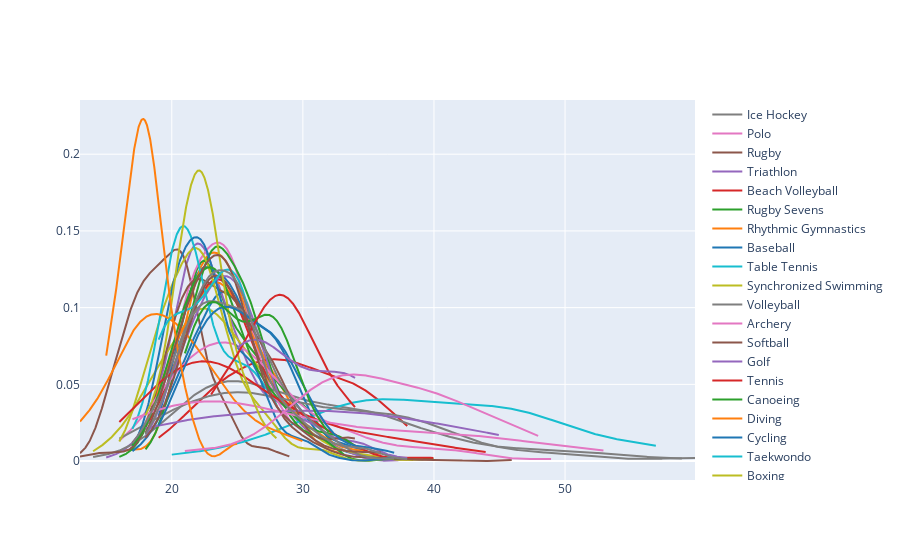

The cell this chart's notebook holds for it:
### Code cell
fig.show()

### Figure 1 — Plotly figure (JSON) as saved in the notebook; plotly's stock layout.template omitted (floating-point values rounded to 4 significant figures; data arrays with more than 128 entries replaced by an {"elided": "..."} marker saying what was removed)
{"data": [{"legendgroup": "Basketball", "marker": {"color": "rgb(31, 119, 180)"}, "mode": "lines", "name": "Basketball", "showlegend": true, "type": "scatter", "x": {"elided": "500 float values"}, "xaxis": "x", "y": {"elided": "500 float values"}, "yaxis": "y"}, {"legendgroup": "Judo", "marker": {"color": "rgb(255, 127, 14)"}, "mode": "lines", "name": "Judo", "showlegend": true, "type": "scatter", "x": {"elided": "500 float values"}, "xaxis": "x", "y": {"elided": "500 float values"}, "yaxis": "y"}, {"legendgroup": "Football", "marker": {"color": "rgb(44, 160, 44)"}, "mode": "lines", "name": "Football", "showlegend": true, "type": "scatter", "x": {"elided": "500 float values"}, "xaxis": "x", "y": {"elided": "500 float values"}, "yaxis": "y"}, {"legendgroup": "Tug-Of-War", "marker": {"color": "rgb(214, 39, 40)"}, "mode": "lines", "name": "Tug-Of-War", "showlegend": true, "type": "scatter", "x": {"elided": "500 float values"}, "xaxis": "x", "y": {"elided": "500 float values"}, "yaxis": "y"}, {"legendgroup": "Athletics", "marker": {"color": "rgb(148, 103, 189)"}, "mode": "lines", "name": "Athletics", "showlegend": true, "type": "scatter", "x": {"elided": "500 float values"}, "xaxis": "x", "y": {"elided": "500 float values"}, "yaxis": "y"}, {"legendgroup": "Swimming", "marker": {"color": "rgb(140, 86, 75)"}, "mode": "lines", "name": "Swimming", "showlegend": true, "type": "scatter", "x": {"elided": "500 float values"}, "xaxis": "x", "y": {"elided": "500 float values"}, "yaxis": "y"}, {"legendgroup": "Badminton", "marker": {"color": "rgb(227, 119, 194)"}, "mode": "lines", "name": "Badminton", "showlegend": true, "type": "scatter", "x": {"elided": "500 float values"}, "xaxis": "x", "y": {"elided": "500 float values"}, "yaxis": "y"}, {"legendgroup": "Sailing", "marker": {"color": "rgb(127, 127, 127)"}, "mode": "lines", "name": "Sailing", "showlegend": true, "type": "scatter", "x": {"elided": "500 float values"}, "xaxis": "x", "y": {"elided": "500 float values"}, "yaxis": "y"}, {"legendgroup": "Gymnastics", "marker": {"color": "rgb(188, 189, 34)"}, "mode": "lines", "name": "Gymnastics", "showlegend": true, "type": "scatter", "x": {"elided": "500 float values"}, "xaxis": "x", "y": {"elided": "500 float values"}, "yaxis": "y"}, {"legendgroup": "Art Competitions", "marker": {"color": "rgb(23, 190, 207)"}, "mode": "lines", "name": "Art Competitions", "showlegend": true, "type": "scatter", "x": {"elided": "500 float values"}, "xaxis": "x", "y": {"elided": "500 float values"}, "yaxis": "y"}, {"legendgroup": "Handball", "marker": {"color": "rgb(31, 119, 180)"}, "mode": "lines", "name": "Handball", "showlegend": true, "type": "scatter", "x": {"elided": "500 float values"}, "xaxis": "x", "y": {"elided": "500 float values"}, "yaxis": "y"}, {"legendgroup": "Weightlifting", "marker": {"color": "rgb(255, 127, 14)"}, "mode": "lines", "name": "Weightlifting", "showlegend": true, "type": "scatter", "x": {"elided": "500 float values"}, "xaxis": "x", "y": {"elided": "500 float values"}, "yaxis": "y"}, {"legendgroup": "Wrestling", "marker": {"color": "rgb(44, 160, 44)"}, "mode": "lines", "name": "Wrestling", "showlegend": true, "type": "scatter", "x": {"elided": "500 float values"}, "xaxis": "x", "y": {"elided": "500 float values"}, "yaxis": "y"}, {"legendgroup": "Water Polo", "marker": {"color": "rgb(214, 39, 40)"}, "mode": "lines", "name": "Water Polo", "showlegend": true, "type": "scatter", "x": {"elided": "500 float values"}, "xaxis": "x", "y": {"elided": "500 float values"}, "yaxis": "y"}, {"legendgroup": "Hockey", "marker": {"color": "rgb(148, 103, 189)"}, "mode": "lines", "name": "Hockey", "showlegend": true, "type": "scatter", "x": {"elided": "500 float values"}, "xaxis": "x", "y": {"elided": "500 float values"}, "yaxis": "y"}, {"legendgroup": "Rowing", "marker": {"color": "rgb(140, 86, 75)"}, "mode": "lines", "name": "Rowing", "showlegend": true, "type": "scatter", "x": {"elided": "500 float values"}, "xaxis": "x", "y": {"elided": "500 float values"}, "yaxis": "y"}, {"legendgroup": "Fencing", "marker": {"color": "rgb(227, 119, 194)"}, "mode": "lines", "name": "Fencing", "showlegend": true, "type": "scatter", "x": {"elided": "500 float values"}, "xaxis": "x", "y": {"elided": "500 float values"}, "yaxis": "y"}, {"legendgroup": "Shooting", "marker": {"color": "rgb(127, 127, 127)"}, "mode": "lines", "name": "Shooting", "showlegend": true, "type": "scatter", "x": {"elided": "500 float values"}, "xaxis": "x", "y": {"elided": "500 float values"}, "yaxis": "y"}, {"legendgroup": "Boxing", "marker": {"color": "rgb(188, 189, 34)"}, "mode": "lines", "name": "Boxing", "showlegend": true, "type": "scatter", "x": {"elided": "500 float values"}, "xaxis": "x", "y": {"elided": "500 float values"}, "yaxis": "y"}, {"legendgroup": "Taekwondo", "marker": {"color": "rgb(23, 190, 207)"}, "mode": "lines", "name": "Taekwondo", "showlegend": true, "type": "scatter", "x": {"elided": "500 float values"}, "xaxis": "x", "y": {"elided": "500 float values"}, "yaxis": "y"}, {"legendgroup": "Cycling", "marker": {"color": "rgb(31, 119, 180)"}, "mode": "lines", "name": "Cycling", "showlegend": true, "type": "scatter", "x": {"elided": "500 float values"}, "xaxis": "x", "y": {"elided": "500 float values"}, "yaxis": "y"}, {"legendgroup": "Diving", "marker": {"color": "rgb(255, 127, 14)"}, "mode": "lines", "name": "Diving", "showlegend": true, "type": "scatter", "x": {"elided": "500 float values"}, "xaxis": "x", "y": {"elided": "500 float values"}, "yaxis": "y"}, {"legendgroup": "Canoeing", "marker": {"color": "rgb(44, 160, 44)"}, "mode": "lines", "name": "Canoeing", "showlegend": true, "type": "scatter", "x": {"elided": "500 float values"}, "xaxis": "x", "y": {"elided": "500 float values"}, "yaxis": "y"}, {"legendgroup": "Tennis", "marker": {"color": "rgb(214, 39, 40)"}, "mode": "lines", "name": "Tennis", "showlegend": true, "type": "scatter", "x": {"elided": "500 float values"}, "xaxis": "x", "y": {"elided": "500 float values"}, "yaxis": "y"}, {"legendgroup": "Golf", "marker": {"color": "rgb(148, 103, 189)"}, "mode": "lines", "name": "Golf", "showlegend": true, "type": "scatter", "x": {"elided": "500 float values"}, "xaxis": "x", "y": {"elided": "500 float values"}, "yaxis": "y"}, {"legendgroup": "Softball", "marker": {"color": "rgb(140, 86, 75)"}, "mode": "lines", "name": "Softball", "showlegend": true, "type": "scatter", "x": {"elided": "500 float values"}, "xaxis": "x", "y": {"elided": "500 float values"}, "yaxis": "y"}, {"legendgroup": "Archery", "marker": {"color": "rgb(227, 119, 194)"}, "mode": "lines", "name": "Archery", "showlegend": true, "type": "scatter", "x": {"elided": "500 float values"}, "xaxis": "x", "y": {"elided": "500 float values"}, "yaxis": "y"}, {"legendgroup": "Volleyball", "marker": {"color": "rgb(127, 127, 127)"}, "mode": "lines", "name": "Volleyball", "showlegend": true, "type": "scatter", "x": {"elided": "500 float values"}, "xaxis": "x", "y": {"elided": "500 float values"}, "yaxis": "y"}, {"legendgroup": "Synchronized Swimming", "marker": {"color": "rgb(188, 189, 34)"}, "mode": "lines", "name": "Synchronized Swimming", "showlegend": true, "type": "scatter", "x": {"elided": "500 float values"}, "xaxis": "x", "y": {"elided": "500 float values"}, "yaxis": "y"}, {"legendgroup": "Table Tennis", "marker": {"color": "rgb(23, 190, 207)"}, "mode": "lines", "name": "Table Tennis", "showlegend": true, "type": "scatter", "x": {"elided": "500 float values"}, "xaxis": "x", "y": {"elided": "500 float values"}, "yaxis": "y"}, {"legendgroup": "Baseball", "marker": {"color": "rgb(31, 119, 180)"}, "mode": "lines", "name": "Baseball", "showlegend": true, "type": "scatter", "x": {"elided": "500 float values"}, "xaxis": "x", "y": {"elided": "500 float values"}, "yaxis": "y"}, {"legendgroup": "Rhythmic Gymnastics", "marker": {"color": "rgb(255, 127, 14)"}, "mode": "lines", "name": "Rhythmic Gymnastics", "showlegend": true, "type": "scatter", "x": {"elided": "500 float values"}, "xaxis": "x", "y": {"elided": "500 float values"}, "yaxis": "y"}, {"legendgroup": "Rugby Sevens", "marker": {"color": "rgb(44, 160, 44)"}, "mode": "lines", "name": "Rugby Sevens", "showlegend": true, "type": "scatter", "x": {"elided": "500 float values"}, "xaxis": "x", "y": {"elided": "500 float values"}, "yaxis": "y"}, {"legendgroup": "Beach Volleyball", "marker": {"color": "rgb(214, 39, 40)"}, "mode": "lines", "name": "Beach Volleyball", "showlegend": true, "type": "scatter", "x": {"elided": "500 float values"}, "xaxis": "x", "y": {"elided": "500 float values"}, "yaxis": "y"}, {"legendgroup": "Triathlon", "marker": {"color": "rgb(148, 103, 189)"}, "mode": "lines", "name": "Triathlon", "showlegend": true, "type": "scatter", "x": {"elided": "500 float values"}, "xaxis": "x", "y": {"elided": "500 float values"}, "yaxis": "y"}, {"legendgroup": "Rugby", "marker": {"color": "rgb(140, 86, 75)"}, "mode": "lines", "name": "Rugby", "showlegend": true, "type": "scatter", "x": {"elided": "500 float values"}, "xaxis": "x", "y": {"elided": "500 float values"}, "yaxis": "y"}, {"legendgroup": "Polo", "marker": {"color": "rgb(227, 119, 194)"}, "mode": "lines", "name": "Polo", "showlegend": true, "type": "scatter", "x": {"elided": "500 float values"}, "xaxis": "x", "y": {"elided": "500 float values"}, "yaxis": "y"}, {"legendgroup": "Ice Hockey", "marker": {"color": "rgb(127, 127, 127)"}, "mode": "lines", "name": "Ice Hockey", "showlegend": true, "type": "scatter", "x": {"elided": "500 float values"}, "xaxis": "x", "y": {"elided": "500 float values"}, "yaxis": "y"}], "layout": {"barmode": "overlay", "hovermode": "closest", "legend": {"traceorder": "reversed"}, "xaxis": {"anchor": "y2", "domain": [0, 1], "zeroline": false}, "yaxis": {"anchor": "free", "domain": [0, 1], "position": 0}}}
